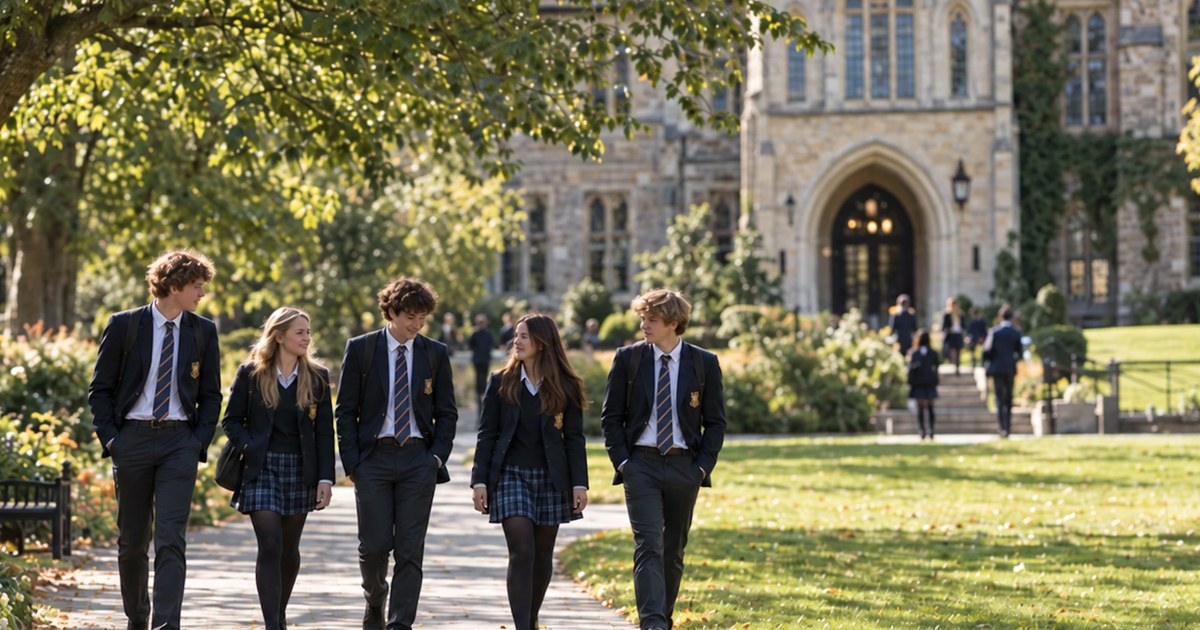
#> input picture web-publica/images/og-image.jpg, 1200 x 630 px, given in place of irlanda-rugby.jpg, which was not available
$ python generar-variantes-home.py
#> lines starting #> are read from the running program, lines starting #| are printed output that depends on the picture; pictures that were not available may be replaced by others from this repository, and a replacement may not be noted
#!/usr/bin/env python3
# Genera la escalera de tamaños intermedios (AVIF + WebP) de las fotos sueltas de la home (tarjetas de destino y extranjero).
# Igual que generar-variantes-age-path.py: se remuestrea siempre desde el JPG original con Lanczos y las
# variantes nativas ya existentes se reutilizan. Los `sizes` de web-publica/index*.html declaran ~1,55x el
# ancho real de cada tarjeta (ver web-publica/AGENTS.md, "Nitidez en Retina").
from PIL import Image
import pillow_avif  # noqa: F401  (registra el codificador AVIF en Pillow < 11.3)

BASE = '/Users/jaimecabellosanchez/Desktop/interlanguage-web/web-publica/images/'
PHOTOS = {  # carpeta/base : anchura nativa
    # (la foto del hero ya no sale de aquí: ver generar-hero-colegio.py)
    'internacional/irlanda-rugby': 1080,
    'internacional/extranjero-lab': 1200,
}
STEPS = [300, 380, 470, 580, 710, 860, 1030]   # paso ~1,2x entre candidatas
for b, native in PHOTOS.items():
    jpg = Image.open(BASE + b + '.jpg').convert('RGB')
#> jpg is the input picture: PIL image 1200x630 RGB; mean R, G, B 119, 114.9, 87.9
    for w in STEPS:
        if w >= native * 0.97:      # demasiado cerca de la nativa: no aporta
            continue
        im = jpg.resize((w, round(jpg.height * w / jpg.width)), Image.LANCZOS)
        im.save('%s%s-%d.webp' % (BASE, b, w), quality=84, method=6)
        im.save('%s%s-%d.avif' % (BASE, b, w), quality=62)
#> this loop made 7 passes
#> pass 1, `im = jpg.resize((w, round(jpg.height * w / jpg.width)), Image.LANCZOS)`:
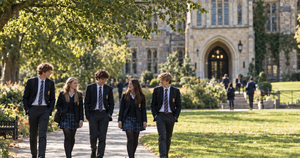
#> im: PIL image 300x158 RGB; mean R, G, B 118.9, 114.9, 87.9
#> pass 2, `im = jpg.resize((w, round(jpg.height * w / jpg.width)), Image.LANCZOS)`:
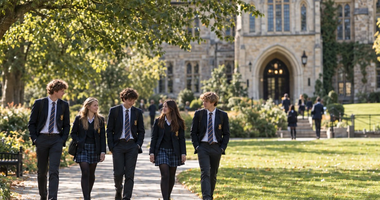
#> im: PIL image 380x200 RGB; mean R, G, B 119, 114.9, 87.9
#> pass 3, `im = jpg.resize((w, round(jpg.height * w / jpg.width)), Image.LANCZOS)`:
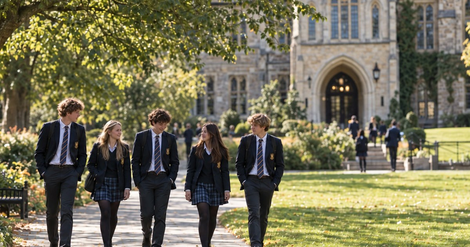
#> im: PIL image 470x247 RGB; mean R, G, B 119, 114.9, 87.9
    print(b, 'ok')
